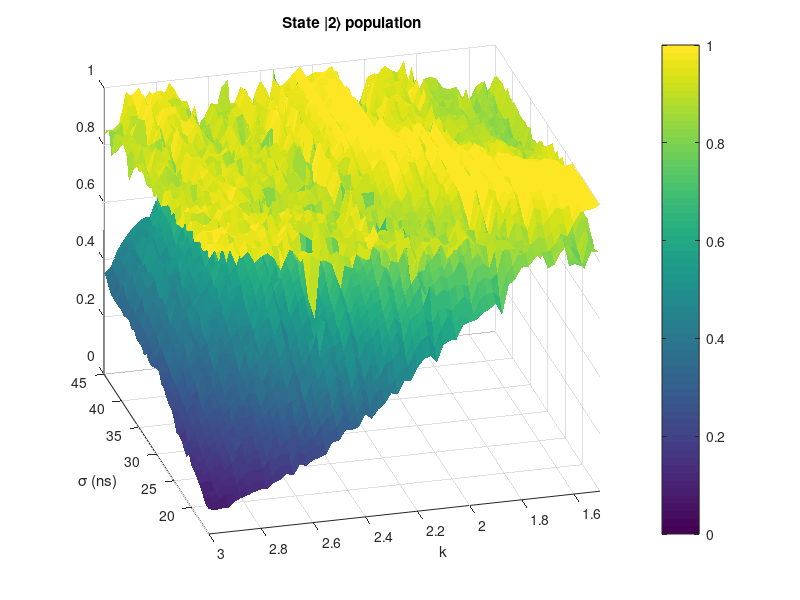

MATLAB code to generate this figure:
%%%%%%%%%%%%%%%%%%%%%%%%%%%%%%%%%%%%%%%%%%%%%%%
% \sigma-k experimental surface maps for 
% STIRAP and saSTIRAP. 
% STIRAP: level 0,1,2 populations:
% p0_exp_STIRAP, p1_exp_STIRAP, p2_exp_STIRAP
% saSTIRAP: level 0,1,2 populations:
% p0_exp_saSTIRAP, p1_exp_saSTIRAP, p2_exp_saSTIRAP
%%%%%%%% Data from the experiments %%%%%%%%%%%%%
load('Exp_STIRAP.mat')
load('Exp_saSTIRAP.mat')
%%%%%%%%%%%%%%%%%%%%%%%

figure
 surf(sg*1e9, k, p2_exp_STIRAP); shading flat; view([-105 30]);
    xlabel('\sigma (ns)');
    ylabel('k');
    title('State |2\rangle population');
    xlim([sg(1)*1e9 sg(end)*1e9]);
    ylim([k(1) k(end)]);
    zlim([0,1])
    caxis([0 1])
    colorbar;
    
    hold on
    surf(sg*1e9, k, p2_exp_saSTIRAP); shading flat; view([-105 30]);
    xlabel('\sigma (ns)');
    ylabel('k');
    title('State |2\rangle population');
    xlim([sg(1)*1e9 sg(end)*1e9]);
    ylim([k(1) k(end)]);
    zlim([0,1])
    caxis([0 1])
    colorbar;

  


